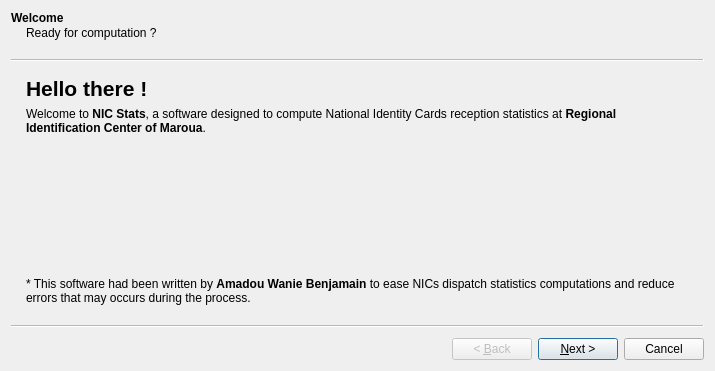
<?xml version="1.0" encoding="UTF-8"?>
<ui version="4.0">
 <class>StatisticsComputingWizard</class>
 <widget class="QWizard" name="StatisticsComputingWizard">
  <property name="geometry">
   <rect>
    <x>0</x>
    <y>0</y>
    <width>715</width>
    <height>371</height>
   </rect>
  </property>
  <property name="windowTitle">
   <string>Statistics Computing</string>
  </property>
  <widget class="QWizardPage" name="welcomePage">
   <property name="title">
    <string>Welcome</string>
   </property>
   <property name="subTitle">
    <string>Ready for computation ?</string>
   </property>
   <layout class="QVBoxLayout" name="verticalLayout">
    <item>
     <widget class="QLabel" name="label">
      <property name="font">
       <font>
        <pointsize>16</pointsize>
        <bold>true</bold>
       </font>
      </property>
      <property name="text">
       <string>Hello there !</string>
      </property>
     </widget>
    </item>
    <item>
     <widget class="QLabel" name="label_3">
      <property name="text">
       <string>&lt;html&gt;&lt;head/&gt;&lt;body&gt;&lt;p&gt;Welcome to &lt;span style=&quot; font-weight:700;&quot;&gt;NIC Stats&lt;/span&gt;, a software designed to compute National Identity Cards reception statistics at &lt;span style=&quot; font-weight:700;&quot;&gt;Regional Identification Center of Maroua&lt;/span&gt;.&lt;/p&gt;&lt;/body&gt;&lt;/html&gt;</string>
      </property>
      <property name="wordWrap">
       <bool>true</bool>
      </property>
     </widget>
    </item>
    <item>
     <spacer name="verticalSpacer">
      <property name="orientation">
       <enum>Qt::Orientation::Vertical</enum>
      </property>
      <property name="sizeHint" stdset="0">
       <size>
        <width>20</width>
        <height>144</height>
       </size>
      </property>
     </spacer>
    </item>
    <item>
     <widget class="QLabel" name="label_2">
      <property name="text">
       <string>&lt;html&gt;&lt;head/&gt;&lt;body&gt;&lt;p&gt;* This software had been written by &lt;span style=&quot; font-weight:700;&quot;&gt;Amadou Wanie Benjamain&lt;/span&gt; to ease NICs dispatch statistics computations and reduce errors that may occurs during the process.&lt;/p&gt;&lt;/body&gt;&lt;/html&gt;</string>
      </property>
      <property name="alignment">
       <set>Qt::AlignmentFlag::AlignLeading|Qt::AlignmentFlag::AlignLeft|Qt::AlignmentFlag::AlignTop</set>
      </property>
      <property name="wordWrap">
       <bool>true</bool>
      </property>
     </widget>
    </item>
   </layout>
  </widget>
  <widget class="StatisticsSetupPage" name="setupPage">
   <property name="title">
    <string>Setup</string>
   </property>
   <property name="subTitle">
    <string>Let's prepare things before processing.</string>
   </property>
  </widget>
  <widget class="StatisticsProcessingPage" name="processingPage">
   <property name="title">
    <string>Processing...</string>
   </property>
   <property name="subTitle">
    <string>We're computing...</string>
   </property>
  </widget>
  <widget class="QWizardPage" name="completedPage">
   <property name="title">
    <string>Completed !</string>
   </property>
   <property name="subTitle">
    <string>Computing completed, look at your output directory.</string>
   </property>
   <layout class="QVBoxLayout" name="verticalLayout_2">
    <property name="spacing">
     <number>12</number>
    </property>
    <item>
     <widget class="QLabel" name="label_4">
      <property name="font">
       <font>
        <pointsize>20</pointsize>
        <bold>true</bold>
       </font>
      </property>
      <property name="text">
       <string>Congrats, it's completed !</string>
      </property>
     </widget>
    </item>
    <item>
     <widget class="QLabel" name="label_5">
      <property name="font">
       <font>
        <pointsize>12</pointsize>
       </font>
      </property>
      <property name="text">
       <string>We have computed based on your data, you can get your files on the output directory.</string>
      </property>
     </widget>
    </item>
    <item>
     <layout class="QHBoxLayout" name="horizontalLayout" stretch="0,1">
      <item>
       <widget class="QLabel" name="label_6">
        <property name="text">
         <string>Output directory:</string>
        </property>
       </widget>
      </item>
      <item>
       <widget class="QLabel" name="outputDirLabel">
        <property name="text">
         <string notr="true">...</string>
        </property>
       </widget>
      </item>
     </layout>
    </item>
    <item>
     <spacer name="verticalSpacer_2">
      <property name="orientation">
       <enum>Qt::Orientation::Vertical</enum>
      </property>
      <property name="sizeHint" stdset="0">
       <size>
        <width>20</width>
        <height>40</height>
       </size>
      </property>
     </spacer>
    </item>
    <item>
     <widget class="QCheckBox" name="openOutputDirOnCloseInput">
      <property name="text">
       <string>Open output directory on close</string>
      </property>
      <property name="checked">
       <bool>true</bool>
      </property>
     </widget>
    </item>
   </layout>
  </widget>
 </widget>
 <customwidgets>
  <customwidget>
   <class>StatisticsSetupPage</class>
   <extends>QWizardPage</extends>
   <header location="global">stats-wizard/statisticssetuppage.h</header>
   <container>1</container>
  </customwidget>
  <customwidget>
   <class>StatisticsProcessingPage</class>
   <extends>QWizardPage</extends>
   <header location="global">stats-wizard/statisticsprocessingpage.h</header>
   <container>1</container>
  </customwidget>
 </customwidgets>
 <resources/>
 <connections/>
</ui>
